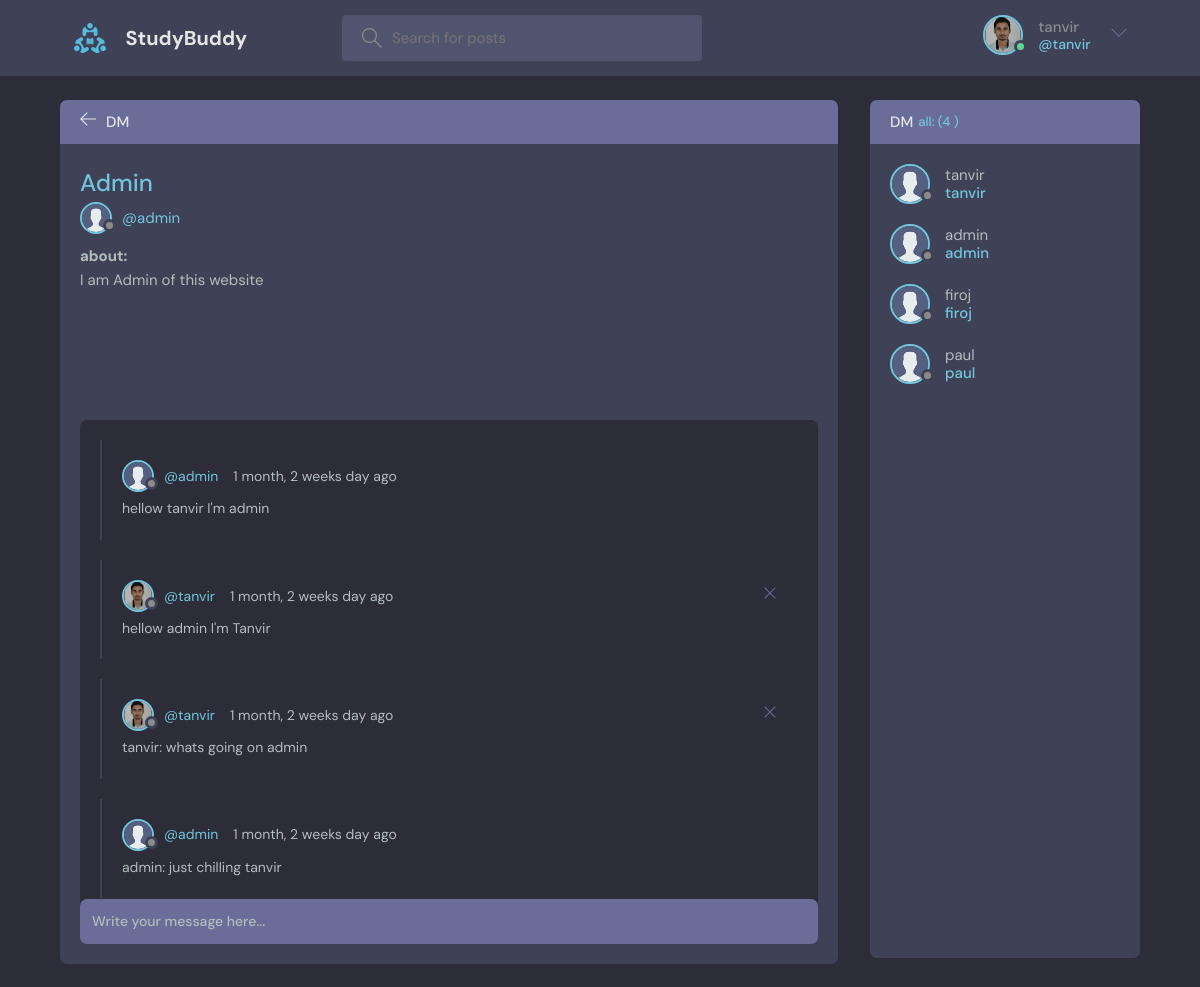
Before: /dm/2/ (signed in) with the older database file.
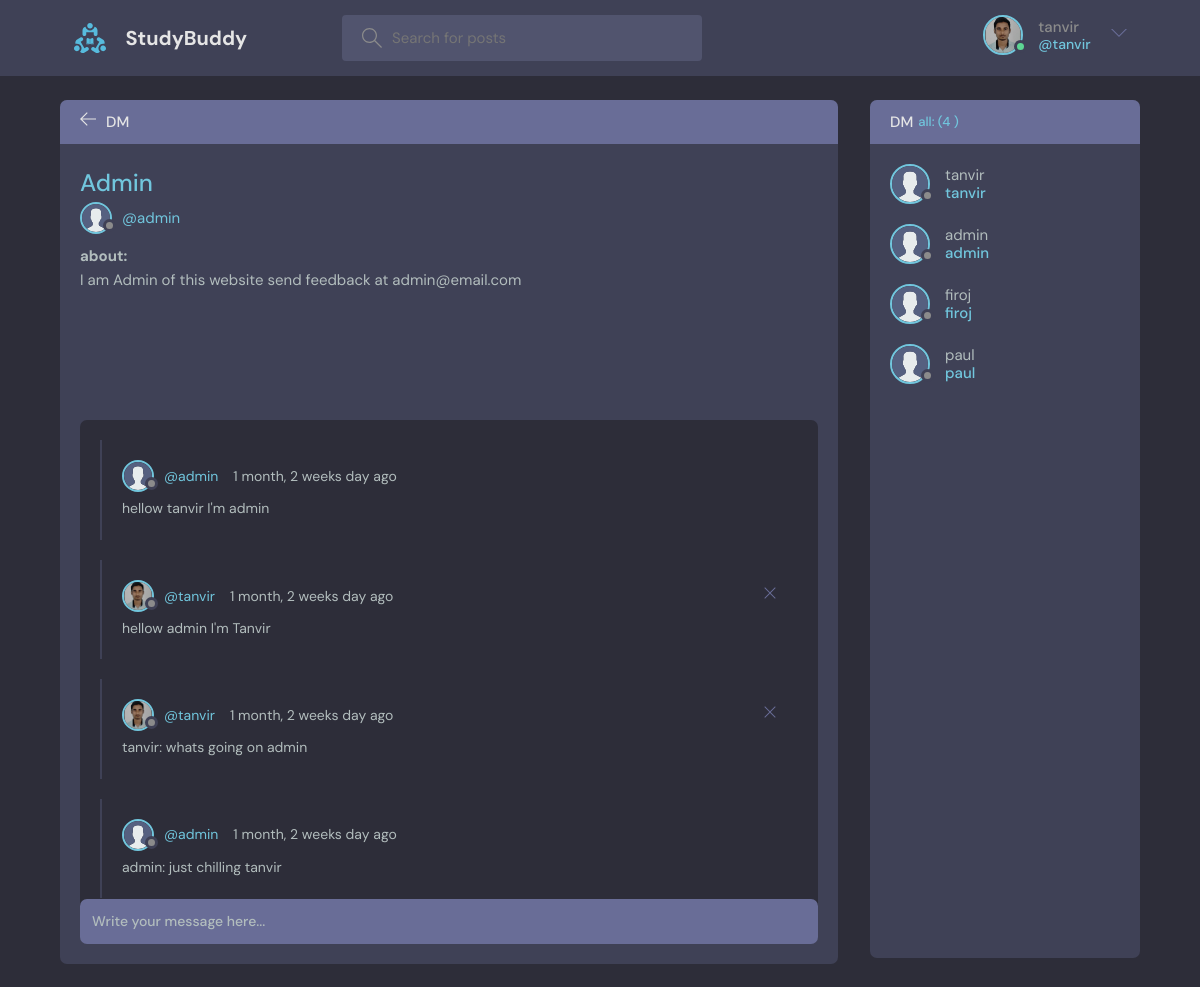
After: the same page with the newer database file.
### base/models.py (models this page shows, shortened)
class User(AbstractUser):
    name = models.CharField(max_length=200, null=True)
    email = models.EmailField(unique=True, null=True)
    bio = models.TextField(null=True)
    avatar = models.ImageField(null=True, default="avatar.svg")
    USERNAME_FIELD = 'email'
    REQUIRED_FIELDS = ['username']  # Add 'username' to REQUIRED_FIELDS

### base/views.py (the view, shortened to what this page needs)
# urls.py: path('dm/<str:pk>/',views.dm,name="dm"),
@login_required(login_url='login')
def dm(request,pk):
    user= User.objects.get(id=request.user.id)
    receiver= User.objects.get(id=pk)  #jisse user chat karraha hai use receiver naam kiya hai
    users_with_messages = User.objects.filter(
        Q(sent_messages__sender=user) | Q(received_messages__receiver=user)
    ).union(
        User.objects.filter(
            Q(sent_messages__receiver=user) | Q(received_messages__sender=user)
        )
    )
    print(users_with_messages)
    received_messages = DirectMessage.objects.filter(sender=user, receiver=receiver) | \
                     DirectMessage.objects.filter(sender=receiver, receiver=user)
    context={'received_messages':received_messages,'receiver':receiver,'users_with_messages':users_with_messages}
    return render(request,'base/dm.html',context)

### base/templates/base/dm.html (shortened to what the changed rows need)
{% extends 'main.html' %}
{% block content %}
{% load static %}
    <main class="profile-page layout layout--2">
      <div class="container">
        <div class="room">
          <div class="room__box scroll">
            <div class="room__header scroll">
                <div class="room__info">
                  <h3> {{receiver.name}} </h3>
                </div>
                <div class="room__hosted">
                  <a href="#" class="room__author">
                    <div class="avatar avatar--small">
                      <img src="{% static 'images/avatar.svg' %}" />
                    </div>
                    <span>@{{receiver.username}}</span>
                  </a>
                </div>
                <h6>about: </h6>
                <div class="room__details">
                    {{receiver.bio}}
                  </div>
              </div>
          </div>
        </div>
        <div class="participants">
            <div class="participants__list scroll">
              {% for user in users_with_messages %}
              <a href="{% url 'dm' user.id %}" class="participant">
                <div class="avatar avatar--medium">
                  <img src="{% static 'images/avatar.svg' %}" />
                </div>
                <p>
                  {{user.username}}
                  <span>{{user.username}}</span>
                </p>
              </a>
              {% endfor %}
            </div>
          </div>
      </div>
    </main>
  {% endblock %}

Changed rows visible on the page:
changed User "admin": bio "I am Admin of this website" → "I am Admin of this website send feedback at admin@email.com"
